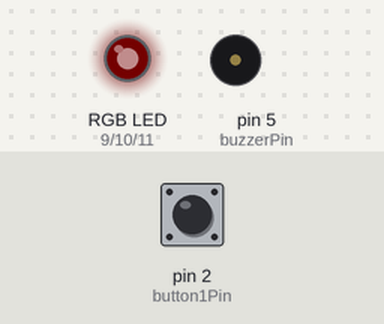
The sketch below on a simulated Arduino Uno, built with avr-gcc and run on an emulated ATmega328P. On the bench: an RGB LED mixed from three pins (HIGH = lit), buzzer (waves = sounding). Inputs (shaded band) come from the test bench; at power-on: pin 2 (button1Pin) HIGH. Dim RGB values are drawn brighter than linear.

Above: at 1.2 s.
1.3 s: pin 2 (button1Pin) pulled LOW for 0.15 s
At 9.5 s:
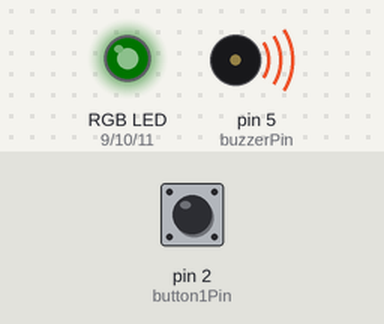
Timing chart, 0 to 27.8 s (numbered marks = the images above; inputs shaded):
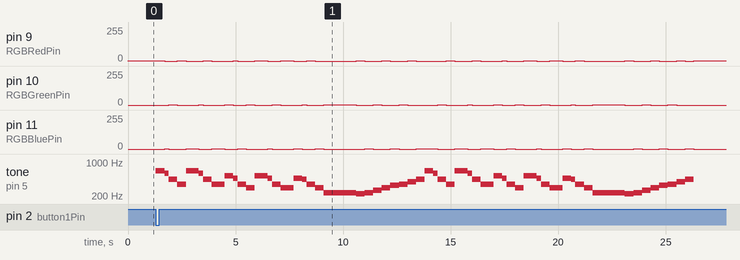

The sketch:

lvl4.ino
```cpp
/*
        Title: 321Maker Experiment #008 - Buzzer
        Description: This program will turn on the buzzer when the SW1 button is pressed.
        Nicholas Santos, 2019
        October 17, 2019
*/
#include "pitches.h";
int buzzerPin  = 5 ;  //The buzzerPin is connected to pin 5 of the Arduino.
int button1Pin = 2;   //The SW1 button is connect to pin 2 of the Arduino.
int RGBRedPin = 9;    //The red RGB LED is connected pin 9 of the Arduino.
int RGBGreenPin = 10; //The green RGB LED is connected pin 10 of the Arduino.
int RGBBluePin = 11;  //The blue RGB LED is connected pin 11 of the Arduino.

void setup() { //The Setup function runs once.
  pinMode(buzzerPin, OUTPUT);  //Setup buzzer as an output pin.
  pinMode(button1Pin, INPUT);  //Setup button1 pin as an input pin.
  pinMode(RGBRedPin, OUTPUT);
  pinMode(RGBGreenPin, OUTPUT);
  pinMode(RGBBluePin, OUTPUT);

}

void loop() { //The loop function runs forever.

  red();

  //Let Careless Whisper begin.

  if (digitalRead(button1Pin) == LOW) { //Check to see if button1 is pressed.
    intro();

    //The introduction loops to beginning here.

    intro();

  }
}
void red()    //Red color method
{
  analogWrite(RGBRedPin, HIGH);
  analogWrite(RGBGreenPin, LOW);
  analogWrite(RGBBluePin, LOW);
}

void green()    //Green color method
{
  analogWrite(RGBRedPin, LOW);
  analogWrite(RGBGreenPin, HIGH);
  analogWrite(RGBBluePin, LOW);
}

void blue()    //Blue color method
{
  analogWrite(RGBRedPin, LOW);
  analogWrite(RGBGreenPin, LOW);
  analogWrite(RGBBluePin, HIGH);
}

void intro()  //Introduction loop method
{
  tone(buzzerPin, NOTE_E5, 400);
  delay(400);
  blue();
  tone(buzzerPin, NOTE_D5, 200);
  delay(200);
  green();
  tone(buzzerPin, NOTE_A4, 400);
  delay(400);
  red();
  tone(buzzerPin, NOTE_F4, 400);
  delay(400);
  blue();
  tone(buzzerPin, NOTE_E5, 600);
  delay(600);
  green();
  tone(buzzerPin, NOTE_D5, 200);
  delay(200);
  red();
  tone(buzzerPin, NOTE_A4, 400);
  delay(400);
  blue();
  tone(buzzerPin, NOTE_F4, 600);
  delay(600);
  green();
  tone(buzzerPin, NOTE_C5, 400);
  delay(400);
  red();
  tone(buzzerPin, NOTE_AS4, 200);
  delay(200);
  blue();
  tone(buzzerPin, NOTE_F4, 400);
  delay(400);
  green();
  tone(buzzerPin, NOTE_D4, 400);
  delay(400);
  red();
  tone(buzzerPin, NOTE_C5, 600);
  delay(600);
  blue();
  tone(buzzerPin, NOTE_AS4, 200);
  delay(200);
  green();
  tone(buzzerPin, NOTE_F4, 400);
  delay(400);
  red();
  tone(buzzerPin, NOTE_D4, 600);
  delay(600);
  blue();
  tone(buzzerPin, NOTE_AS4, 400);
  delay(400);
  green();
  tone(buzzerPin, NOTE_A4, 200);
  delay(200);
  red();
  tone(buzzerPin, NOTE_F4, 400);
  delay(400);
  blue();
  tone(buzzerPin, NOTE_D4, 400);
  delay(400);
  green();
  tone(buzzerPin, NOTE_AS3, 1500);
  delay(1500);
  red();
  tone(buzzerPin, NOTE_A3, 400);
  delay(400);
  blue();
  tone(buzzerPin, NOTE_AS3, 400);
  delay(400);
  green();
  tone(buzzerPin, NOTE_C4, 400);
  delay(400);
  red();
  tone(buzzerPin, NOTE_D4, 400);
  delay(400);
  blue();
  tone(buzzerPin, NOTE_E4, 400);
  delay(400);
  green();
  tone(buzzerPin, NOTE_F4, 400);
  delay(400);
  red();
  tone(buzzerPin, NOTE_G4, 400);
  delay(400);
  blue();
  tone(buzzerPin, NOTE_A4, 400);
  delay(400);
}
```

pitches.h
```cpp
/*************************************************
 * Public Constants
 *************************************************/

#define NOTE_B0  31
#define NOTE_C1  33
#define NOTE_CS1 35
#define NOTE_D1  37
#define NOTE_DS1 39
#define NOTE_E1  41
#define NOTE_F1  44
#define NOTE_FS1 46
#define NOTE_G1  49
#define NOTE_GS1 52
#define NOTE_A1  55
#define NOTE_AS1 58
#define NOTE_B1  62
#define NOTE_C2  65
#define NOTE_CS2 69
#define NOTE_D2  73
#define NOTE_DS2 78
#define NOTE_E2  82
#define NOTE_F2  87
#define NOTE_FS2 93
#define NOTE_G2  98
#define NOTE_GS2 104
#define NOTE_A2  110
#define NOTE_AS2 117
#define NOTE_B2  123
#define NOTE_C3  131
#define NOTE_CS3 139
#define NOTE_D3  147
#define NOTE_DS3 156
#define NOTE_E3  165
#define NOTE_F3  175
#define NOTE_FS3 185
#define NOTE_G3  196
#define NOTE_GS3 208
#define NOTE_A3  220
#define NOTE_AS3 233
#define NOTE_B3  247
#define NOTE_C4  262
#define NOTE_CS4 277
#define NOTE_D4  294
#define NOTE_DS4 311
#define NOTE_E4  330
#define NOTE_F4  349
#define NOTE_FS4 370
#define NOTE_G4  392
#define NOTE_GS4 415
#define NOTE_A4  440
#define NOTE_AS4 466
#define NOTE_B4  494
#define NOTE_C5  523
#define NOTE_CS5 554
#define NOTE_D5  587
#define NOTE_DS5 622
#define NOTE_E5  659
#define NOTE_F5  698
#define NOTE_FS5 740
#define NOTE_G5  784
#define NOTE_GS5 831
#define NOTE_A5  880
#define NOTE_AS5 932
#define NOTE_B5  988
#define NOTE_C6  1047
#define NOTE_CS6 1109
#define NOTE_D6  1175
#define NOTE_DS6 1245
#define NOTE_E6  1319
#define NOTE_F6  1397
#define NOTE_FS6 1480
#define NOTE_G6  1568
#define NOTE_GS6 1661
#define NOTE_A6  1760
#define NOTE_AS6 1865
#define NOTE_B6  1976
#define NOTE_C7  2093
#define NOTE_CS7 2217
#define NOTE_D7  2349
#define NOTE_DS7 2489
#define NOTE_E7  2637
#define NOTE_F7  2794
#define NOTE_FS7 2960
#define NOTE_G7  3136
#define NOTE_GS7 3322
#define NOTE_A7  3520
#define NOTE_AS7 3729
#define NOTE_B7  3951
#define NOTE_C8  4186
#define NOTE_CS8 4435
#define NOTE_D8  4699
#define NOTE_DS8 4978
```

Measured:
- after the input at 1.3 s, pin 9 (RGBRedPin): 1/255 → 0/255 after 0.40 s, → 1/255 0.60 s later, → 0/255 0.40 s later, → 1/255 0.80 s later, … (38 changes in this stretch); pin 10 (RGBGreenPin): 0/255 → 1/255 after 0.60 s, → 0/255 0.40 s later, → 1/255 1.0 s later, → 0/255 0.20 s later, … (36 changes in this stretch)
